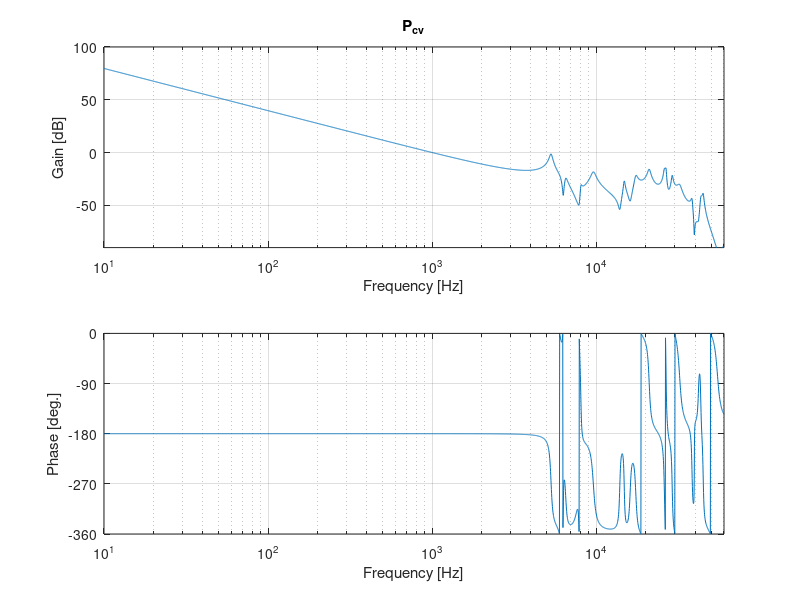

MATLAB code for this plot:
% modeling/hddvcm.m
% MATLAB code to generate a single-stage HDD model
num_sector=420;                   % Number of sector
num_rpm=7200;                     % Number of RPM
Ts = 1/(num_rpm/60*num_sector);   % Sampling time

% VCM
Kp_vcm=3.7976e+07;                % VCM gain
omega_vcm=[0, 5300 ,6100 ,6500 ,8050 ,9600 ,14800 ,17400 ,21000 ,26000 ,26600 ,29000 ,32200 ,38300 ,43300 ,44800]*2*pi;
kappa_vcm=[1, -1.0 ,+0.1 ,-0.1 ,0.04 ,-0.7 ,-0.2  ,-1.0  ,+3.0  ,-3.2  ,2.1   ,-1.5  ,+2.0  ,-0.2  ,+0.3  ,-0.5 ];
zeta_vcm =[0, 0.02 ,0.04 ,0.02 ,0.01 ,0.03 ,0.01  ,0.02  ,0.02  ,0.012 ,0.007 ,0.01  ,0.03  ,0.01  ,0.01  ,0.01 ];

Sys_Pc_vcm_c1=0;
for i=1:length(omega_vcm)
	Sys_Pc_vcm_c1=Sys_Pc_vcm_c1+tf([0,0,kappa_vcm(i)]*Kp_vcm,[1, 2*zeta_vcm(i)*omega_vcm(i), (omega_vcm(i))^2]);
end

%% Frequency response
f=logspace(1,log10(60e3),3000);
Fr_Pc_vcm_c1=squeeze(freqresp(Sys_Pc_vcm_c1,f*2*pi)).';

figure
subplot(211)
semilogx(f,20*log10(abs(Fr_Pc_vcm_c1)))
title('P_{cv}');xlabel('Frequency [Hz]');ylabel('Gain [dB]');grid;axis([1e1 f(end) -90 100])
subplot(212)
semilogx(f,mod(angle(Fr_Pc_vcm_c1)*180/pi+360,360)-360)
xlabel('Frequency [Hz]');ylabel('Phase [deg.]');grid;axis([1e1 f(end) -360 0]);yticks(-360:90:0)
% if you want, you can save the images as follows:
% saveas(gcf,'images/hdd_pcvm_baseline.pdf')
% saveas(gcf,'images/hdd_pcvm_baseline.png')
